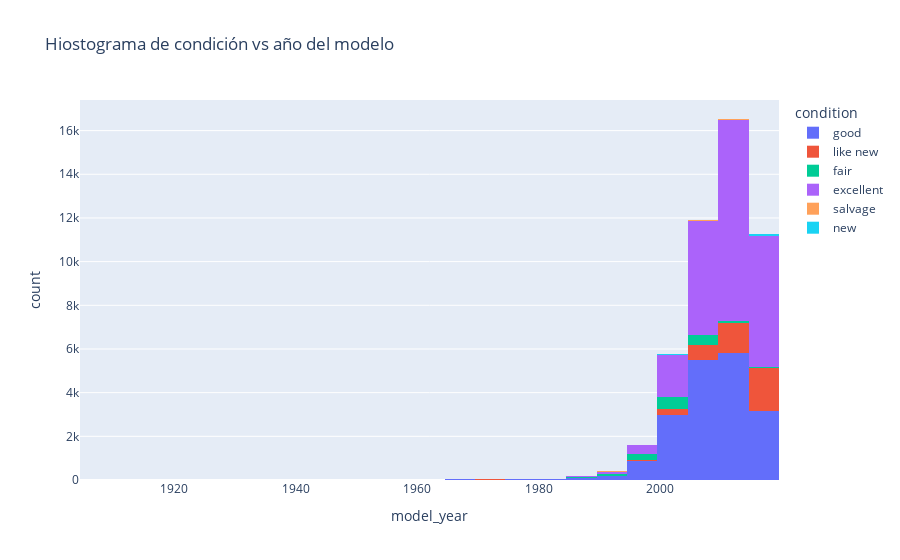

Source (notebook cell):
### Markdown cell above
## 3.3 Histograma de condición vs año del modelo

### Code cell
fig_3 = px.histogram(car_data, x='model_year', color='condition', nbins=50, title=' Hiostograma de condición vs año del modelo')
fig_3.show()

### Figure 1 — Plotly figure (JSON) as saved in the notebook; plotly's stock layout.template omitted (floating-point values rounded to 4 significant figures; data arrays with more than 128 entries replaced by an {"elided": "..."} marker saying what was removed)
{"data": [{"bingroup": "x", "hovertemplate": "condition=good<br>model_year=%{x}<br>count=%{y}<extra></extra>", "legendgroup": "good", "marker": {"color": "#636efa", "pattern": {"shape": ""}}, "name": "good", "nbinsx": 50, "orientation": "v", "showlegend": true, "type": "histogram", "x": {"elided": "20145 float values"}, "xaxis": "x", "yaxis": "y"}, {"bingroup": "x", "hovertemplate": "condition=like new<br>model_year=%{x}<br>count=%{y}<extra></extra>", "legendgroup": "like new", "marker": {"color": "#EF553B", "pattern": {"shape": ""}}, "name": "like new", "nbinsx": 50, "orientation": "v", "showlegend": true, "type": "histogram", "x": {"elided": "4742 float values"}, "xaxis": "x", "yaxis": "y"}, {"bingroup": "x", "hovertemplate": "condition=fair<br>model_year=%{x}<br>count=%{y}<extra></extra>", "legendgroup": "fair", "marker": {"color": "#00cc96", "pattern": {"shape": ""}}, "name": "fair", "nbinsx": 50, "orientation": "v", "showlegend": true, "type": "histogram", "x": {"elided": "1607 float values"}, "xaxis": "x", "yaxis": "y"}, {"bingroup": "x", "hovertemplate": "condition=excellent<br>model_year=%{x}<br>count=%{y}<extra></extra>", "legendgroup": "excellent", "marker": {"color": "#ab63fa", "pattern": {"shape": ""}}, "name": "excellent", "nbinsx": 50, "orientation": "v", "showlegend": true, "type": "histogram", "x": {"elided": "24773 float values"}, "xaxis": "x", "yaxis": "y"}, {"bingroup": "x", "hovertemplate": "condition=salvage<br>model_year=%{x}<br>count=%{y}<extra></extra>", "legendgroup": "salvage", "marker": {"color": "#FFA15A", "pattern": {"shape": ""}}, "name": "salvage", "nbinsx": 50, "orientation": "v", "showlegend": true, "type": "histogram", "x": [1999.0, 2008.0, 2012.0, 1995.0, 2003.0, 2005.0, 2008.0, 2001.0, 2001.0, 1998.0, 2001.0, 2003.0, 2008.0, 2000.0, 2005.0, 2014.0, 2003.0, 1997.0, NaN, 2009.0, 2013.0, 2006.0, 2015.0, 2018.0, 2006.0, 1994.0, 1995.0, 2019.0, 1995.0, 2018.0, 2000.0, 2014.0, NaN, 2004.0, 2001.0, 2015.0, 2007.0, 2004.0, 2014.0, 1999.0, NaN, 2007.0, NaN, 2013.0, 1999.0, 2015.0, 2013.0, 2003.0, 1977.0, 2014.0, 2000.0, 2017.0, 2017.0, 2014.0, 2014.0, 2004.0, 1995.0, 2013.0, NaN, 1999.0, 2002.0, 2010.0, NaN, 2004.0, 2018.0, 2003.0, 2008.0, NaN, NaN, 2017.0, 2017.0, 2017.0, 2009.0, 2001.0, 2002.0, 1996.0, NaN, 2010.0, 2002.0, 2007.0, 2000.0, NaN, 2001.0, 2005.0, 2001.0, 1993.0, 2005.0, 2012.0, 1999.0, 2003.0, 2016.0, 2006.0, 1994.0, 2008.0, 2014.0, 1993.0, 2005.0, 2006.0, 2001.0, 2011.0, 2008.0, 2004.0, 2015.0, 2007.0, 1986.0, 2013.0, NaN, 1994.0, 1999.0, 1997.0, 2008.0, NaN, 2017.0, 2013.0, 2002.0], "xaxis": "x", "yaxis": "y"}, {"bingroup": "x", "hovertemplate": "condition=new<br>model_year=%{x}<br>count=%{y}<extra></extra>", "legendgroup": "new", "marker": {"color": "#19d3f3", "pattern": {"shape": ""}}, "name": "new", "nbinsx": 50, "orientation": "v", "showlegend": true, "type": "histogram", "x": {"elided": "143 float values"}, "xaxis": "x", "yaxis": "y"}], "layout": {"barmode": "relative", "legend": {"title": {"text": "condition"}, "tracegroupgap": 0}, "title": {"text": " Hiostograma de condición vs año del modelo"}, "xaxis": {"anchor": "y", "domain": [0, 1], "title": {"text": "model_year"}}, "yaxis": {"anchor": "x", "domain": [0, 1], "title": {"text": "count"}}}}
